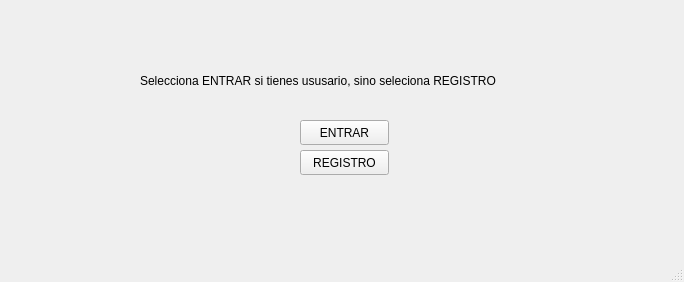
<?xml version="1.0" encoding="UTF-8"?>
<ui version="4.0">
 <class>INICIO</class>
 <widget class="QMainWindow" name="INICIO">
  <property name="geometry">
   <rect>
    <x>0</x>
    <y>0</y>
    <width>684</width>
    <height>282</height>
   </rect>
  </property>
  <property name="windowTitle">
   <string>INICIO</string>
  </property>
  <widget class="QWidget" name="centralwidget">
   <widget class="QPushButton" name="ENTRAR">
    <property name="geometry">
     <rect>
      <x>300</x>
      <y>120</y>
      <width>89</width>
      <height>25</height>
     </rect>
    </property>
    <property name="text">
     <string>ENTRAR</string>
    </property>
   </widget>
   <widget class="QPushButton" name="REGISTRO">
    <property name="geometry">
     <rect>
      <x>300</x>
      <y>150</y>
      <width>89</width>
      <height>25</height>
     </rect>
    </property>
    <property name="text">
     <string>REGISTRO</string>
    </property>
   </widget>
   <widget class="QLabel" name="label">
    <property name="geometry">
     <rect>
      <x>140</x>
      <y>60</y>
      <width>431</width>
      <height>41</height>
     </rect>
    </property>
    <property name="text">
     <string>Selecciona ENTRAR si tienes ususario, sino seleciona REGISTRO</string>
    </property>
   </widget>
  </widget>
  <widget class="QMenuBar" name="menubar">
   <property name="geometry">
    <rect>
     <x>0</x>
     <y>0</y>
     <width>684</width>
     <height>22</height>
    </rect>
   </property>
  </widget>
  <widget class="QStatusBar" name="statusbar"/>
 </widget>
 <resources/>
 <connections/>
</ui>
